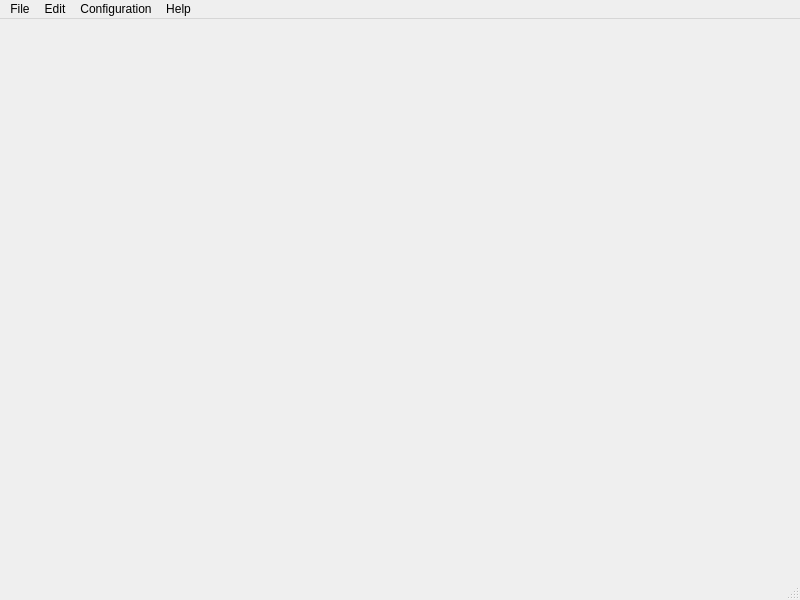
<?xml version="1.0" encoding="UTF-8"?>
<ui version="4.0">
 <class>MainWindow</class>
 <widget class="QMainWindow" name="MainWindow">
  <property name="geometry">
   <rect>
    <x>0</x>
    <y>0</y>
    <width>800</width>
    <height>600</height>
   </rect>
  </property>
  <property name="windowTitle">
   <string>MainWindow</string>
  </property>
  <property name="windowIcon">
   <iconset resource="Midi-Monitor.qrc">
    <normaloff>:/Sequencer/icons/MainWindow.png</normaloff>:/Sequencer/icons/MainWindow.png</iconset>
  </property>
  <widget class="QWidget" name="centralWidget"/>
  <widget class="QMenuBar" name="menuBar">
   <property name="geometry">
    <rect>
     <x>0</x>
     <y>0</y>
     <width>800</width>
     <height>18</height>
    </rect>
   </property>
   <widget class="QMenu" name="menuFile">
    <property name="title">
     <string>File</string>
    </property>
    <addaction name="actionExit"/>
   </widget>
   <widget class="QMenu" name="menuConfiguration">
    <property name="title">
     <string>Configuration</string>
    </property>
    <addaction name="actionSettings"/>
   </widget>
   <widget class="QMenu" name="menuHelp">
    <property name="title">
     <string>Help</string>
    </property>
    <addaction name="actionAbout"/>
   </widget>
   <widget class="QMenu" name="menuEdit">
    <property name="title">
     <string>Edit</string>
    </property>
    <addaction name="actionClear"/>
   </widget>
   <addaction name="menuFile"/>
   <addaction name="menuEdit"/>
   <addaction name="menuConfiguration"/>
   <addaction name="menuHelp"/>
  </widget>
  <widget class="QStatusBar" name="statusBar"/>
  <action name="actionExit">
   <property name="icon">
    <iconset resource="Midi-Monitor.qrc">
     <normaloff>:/Sequencer/icons/actionExit.png</normaloff>:/Sequencer/icons/actionExit.png</iconset>
   </property>
   <property name="text">
    <string>Exit</string>
   </property>
  </action>
  <action name="actionAbout">
   <property name="icon">
    <iconset resource="Midi-Monitor.qrc">
     <normaloff>:/Sequencer/icons/about.png</normaloff>:/Sequencer/icons/about.png</iconset>
   </property>
   <property name="text">
    <string>About</string>
   </property>
  </action>
  <action name="actionSettings">
   <property name="icon">
    <iconset resource="Midi-Monitor.qrc">
     <normaloff>:/Sequencer/icons/actionSettings.png</normaloff>:/Sequencer/icons/actionSettings.png</iconset>
   </property>
   <property name="text">
    <string>Settings</string>
   </property>
  </action>
  <action name="actionClear">
   <property name="text">
    <string>Clear</string>
   </property>
  </action>
 </widget>
 <layoutdefault spacing="6" margin="11"/>
 <resources>
  <include location="Midi-Monitor.qrc"/>
 </resources>
 <connections/>
</ui>
